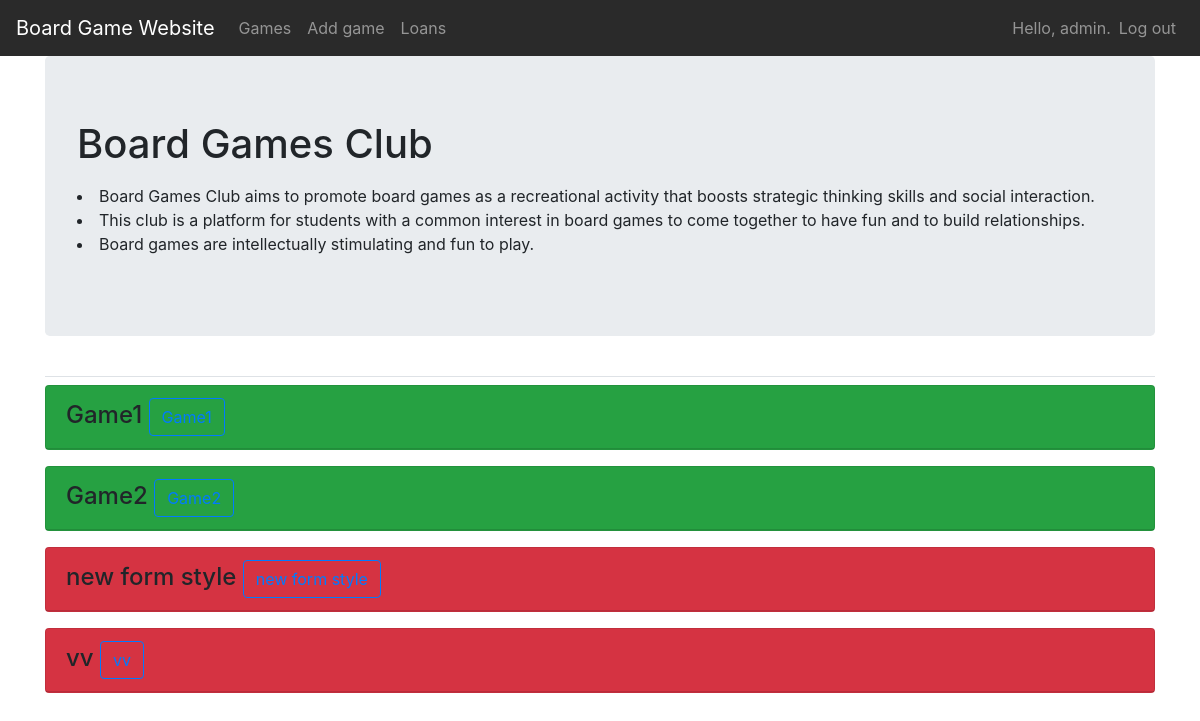
Before: /games/ (signed in) with the older database file.
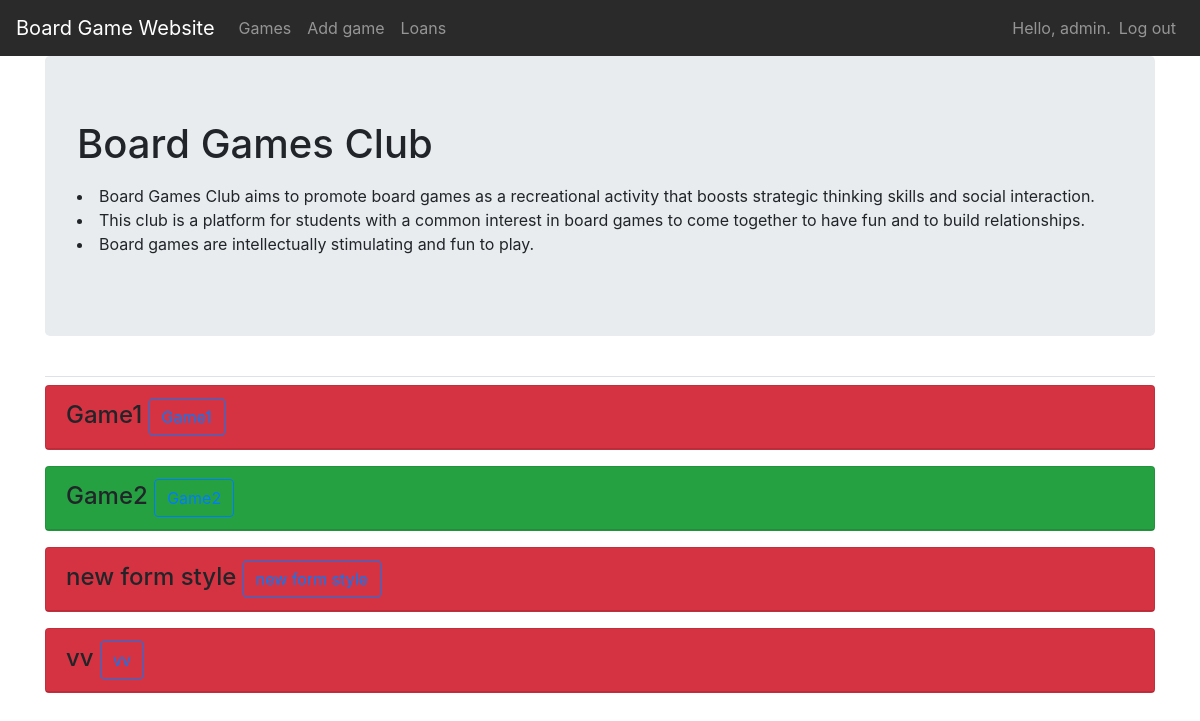
After: the same page with the newer database file.
### board_games/models.py (models this page shows)
class BoardGame(models.Model):
    game = models.CharField(max_length=100)
    genre = models.CharField(max_length=200)
    year_published = models.IntegerField()
    description = models.CharField(max_length=500)
    owner = models.ForeignKey(User, on_delete=models.CASCADE)
    loaned = models.BooleanField(default=False)
    def __str__(self):
        return self.game

### board_games/views.py (the view)
# urls.py: path("games/", views.games, name="games"),
@login_required
def games(request):
    games = BoardGame.objects.order_by("game")
    context = {"games": games}
    return render(request, "board_games/games.html", context)

### board_games/templates/board_games/games.html
{% extends 'board_games/base.html' %}
{% block page_header %}
<div class="jumbotron">
  <h1>Board Games Club</h1>
  <p><li>
        Board Games Club aims to promote board games as a recreational activity that boosts strategic thinking skills and social interaction.
    </li>
    <li>This club is a platform for students with a common interest in board games to come together to have fun and to build relationships.
    </li>
    <li>Board games are intellectually stimulating and fun to play.
    </li>
    </p>
</div>{% endblock page_header %}
{% block content %}
    {% for game in games %}
        {% if not game.loaned %}
        <div class="card mb-3 bg-success">
            <h4 class="card-header">
                {{ game }}
                <small><a class="btn btn-outline-primary" href={% url 'board_games:game_info' game.id %}>{{game}}</a></small>
            </h4>
        </div>
        {% elif game.loaned %}
        <div class="card mb-3 bg-danger">
            <h4 class="card-header">
                {{ game }}
                <small><a class="btn btn-outline-primary" href={% url 'board_games:game_info' game.id %}>{{game}}</a></small>
            </h4>
        </div>
        {% endif %}
    {% empty %}
    <div>No games :(</div>
    {% endfor %}
{% endblock content %}

Changed rows visible on the page:
changed BoardGame "Game1": loaned False → True (drawn)
